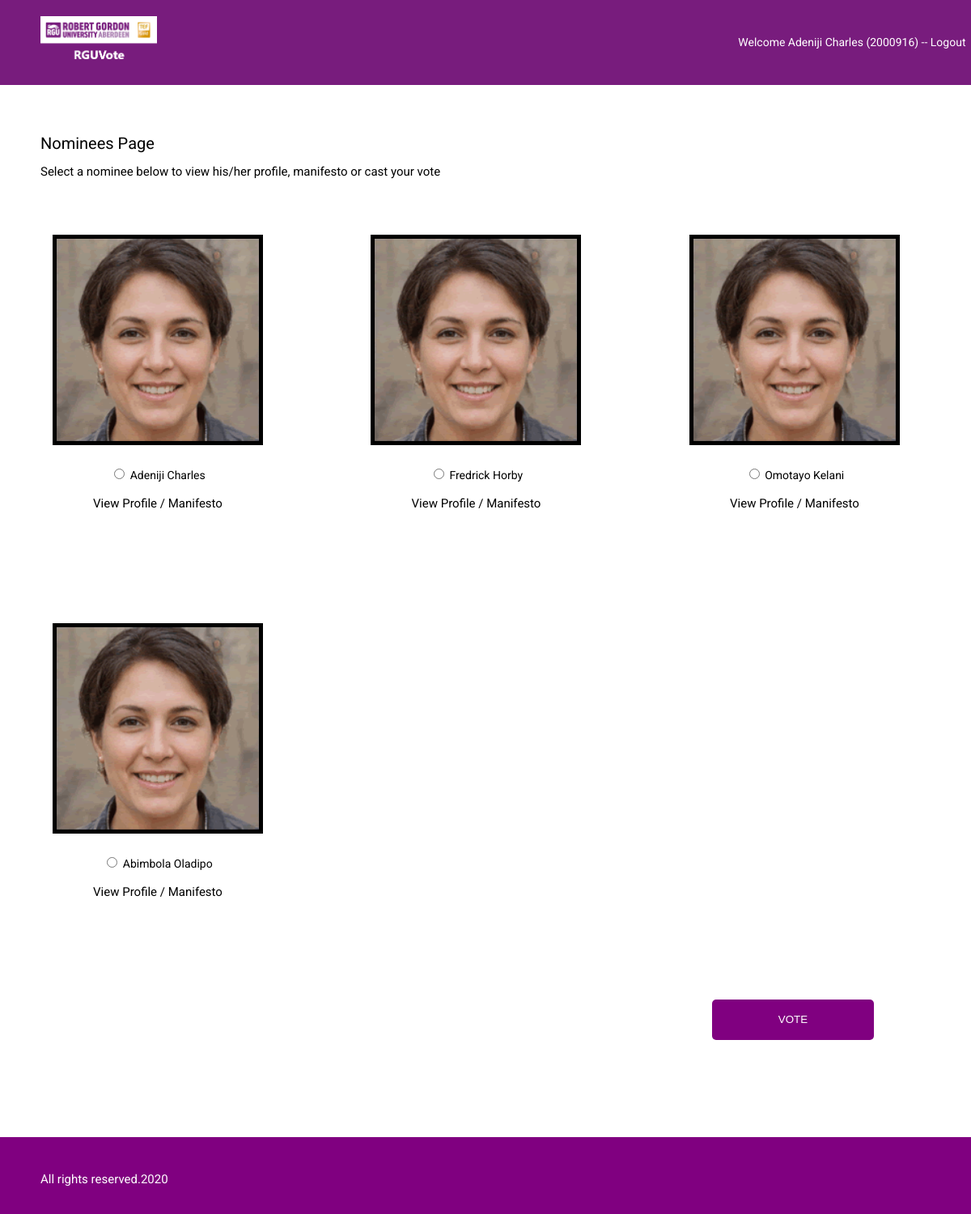
/nominees.php?position=1 (signed in), run on the app's committed database.
### tables this page shows
CREATE TABLE `nominees` (
  `id` int(11) NOT NULL,
  `student_id` int(11) DEFAULT NULL,
  `name` varchar(255) DEFAULT NULL,
  `level` varchar(255) DEFAULT NULL,
  `school` varchar(255) DEFAULT NULL,
  `sex` varchar(255) DEFAULT NULL,
  `ethnicity` varchar(255) DEFAULT NULL,
  `bio` text DEFAULT NULL,
  `manifesto` varchar(255) DEFAULT NULL,
  `position` varchar(255) DEFAULT NULL,
  `picture` varchar(255) DEFAULT '',
  `created_at` timestamp NULL DEFAULT current_timestamp() ON UPDATE current_timestamp()
);

### include/functions.php (called while the page is built, shortened)
<?php
function check_input($data) {
    $data = filter_var ($data, FILTER_SANITIZE_STRING);
    $data = trim ($data);
    $data = stripslashes ($data);
    $data = htmlentities ($data);
    return $data;
}
?>

### nominees.php (the view, shortened to what this page needs)
<?php
require_once "include/connection.php";
require_once "include/functions.php";
$position = check_input($_GET['position']);
$name = check_input($_GET['name']);
$nominees = mysqli_query($connect, "SELECT * FROM nominees WHERE position = '$position'");
?>
<!DOCTYPE html>
<html>
<head>
    <link rel="stylesheet" href="css/reset.css">
    <link href="css/modifiers.css" rel="stylesheet">
    <link rel="stylesheet" href="css/main.css">
    <link rel="stylesheet" href="sweetalert/sweetalert.css">
</head>
<body>
<header>
    <div id="logo">
        <img src="images/logo.png">
    </div>
    <div id="nav">
        Welcome <?php echo $_SESSION['student_name']?> (<?php echo $_SESSION["student_id"]; ?>) -- <a href="logout.php"> Logout </a>
    </div>
</header>
<main>
    <section id="heading">
        <h3> <?php echo $name; ?> Nominees Page </h3>
        <p> Select a nominee below to view his/her profile, manifesto or cast your vote</p>
    </section>
    <section>
        <form action="handlers/vote.php" method="post">
            <?php $id = 1; while($row = mysqli_fetch_array($nominees)){?>
                <article data-id="<?php echo $id; ?>">
                    <img src="images/nominee.png" class="outline-thick" style="display: block; margin: auto; margin-bottom: 30px">
                    <input type="radio" data-name="<?php echo $row['name'];?>" data-pos="<?php echo $name;?>" data-position-id=<?php echo $position?> id="radio<?php echo $id;?>" name="vote" class="" value="<?php echo $row['id'];?>">
                    <span><?php echo $row['name']; ?></span>
                    <p> <a href="nominee.php?id=<?php echo $row['student_id']; ?>&posname=<?php echo $name ?>&position=<?php echo $position;?>">View Profile / Manifesto</a> </p>
                </article>
            <?php $id++; } ?>
            <article style="margin-top: 0; padding-top: 0; float: right;">
                <input type="button" id="button" value="VOTE">
            </article>
        </form>
    </section>
</main>
<footer>
    <p>All rights reserved.2020</p>
</footer>
</body>
</html>

### css/modifiers.css (style rules this page uses)
a { text-decoration: none; }
.outline-thick { outline: 5px solid #000 !important; }

### css/main.css (style rules this page uses)
body { font-family: 'Roboto', sans-serif !important; line-height: 25px; font-size: 14px; }
a { color: white; text-decoration: none; }
header { width: 100%; height: auto; padding-bottom: 20px; background-color: #781C7D; }
#logo { width: 30%; padding-top: 20px; margin-left: 50px; display: inline-block; vertical-align: top; }
#logo img { width: 40%; }
#nav { width: 65%; display: inline-block; vertical-align: top; padding-top: 40px; text-align: right; color: white; }
#heading { margin-left: 50px; margin-top: 60px; }
h3 { font-size: 20px; }
p { font-size: 15px; margin-top: 10px; }
p > a { color: #000; }
article { width: 250px; display: inline-block; vertical-align: top; margin: 40px 60px; text-align: center ; padding: 30px 10px; }
article > img { width: 100%; }
input[type="button"] { width: 200px; height: 50px; display: block; border-radius: 5px; background-color: #800080; cursor: pointer; border: none; margin-top: 50px; color: white; }
footer { width: 100%; background-color: purple; margin-top: 50px; color: white; padding-top: 30px; padding-bottom: 30px; }
footer p { margin-left: 50px; }

### data on the page
nominees: name "Adeniji Charles"
nominees: name "Fredrick Horby"
nominees: name "Omotayo Kelani"
nominees: name "Abimbola Oladipo"

### other printed values
$_SESSION['student_name'] "Adeniji Charles"
$_SESSION["student_id"] "2000916"
